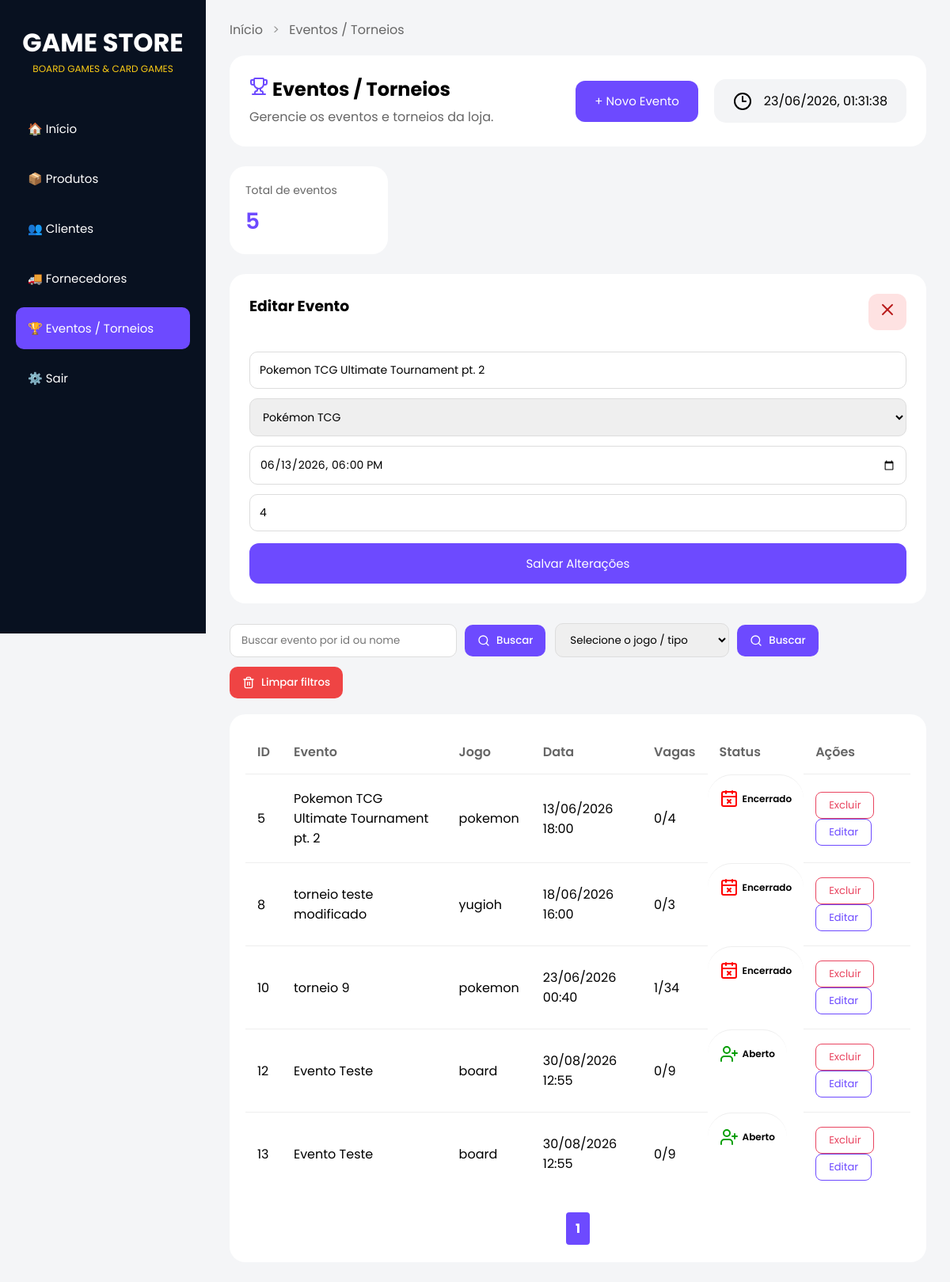
/eventos/editar/5 (signed in), run on the app's committed database.
### tables this page shows
CREATE TABLE eventos (
            id INTEGER PRIMARY KEY AUTOINCREMENT,
            nome TEXT NOT NULL,
            jogo TEXT NOT NULL,
            data TEXT NOT NULL,
            vagas INTEGER NOT NULL
        );

### routes.py (the view)
@app.route("/eventos/editar/<int:id>", methods=["GET"])
@login_required
def mostrar_edicao(id):
    evento = buscar_evento(id)
    eventos = carregar_eventos()
    dados = paginar(eventos, 5)
    return render_template(
        "eventos.html",
        eventos=dados["itens"],
        pagina=dados["pagina"],
        total_paginas=dados["total_paginas"],
        total_eventos=len(eventos),
        evento_edicao=evento,
        modo="editar",
        em_busca=False
)

### database.py (called while the page is built)
def conectar():
    return sqlite3.connect(CAMINHO_BANCO)

### modules/eventos.py (called while the page is built)
def adicionar_status_eventos(lista):
    eventos_com_status = []
    for evento in lista:
        vagas = vagas_disponiveis(evento[0])
        status = obter_status_evento(
            evento[3],
            vagas
        )
        vagasOcupadas = evento[4] - vagas
        evento = list(evento)
        evento[3] = formatar_data(evento[3])
        evento.append(vagasOcupadas)
        evento.append(status)
        eventos_com_status.append(evento)
    return eventos_com_status

def carregar_eventos():
    lista = listar_eventos()
    return adicionar_status_eventos(lista)

def listar_eventos():
    conn = conectar()
    cursor = conn.cursor()
    cursor.execute("SELECT * FROM eventos") # seleciona tudo da tabela eventos
    eventos = cursor.fetchall()
    conn.close()
    return eventos # retorna tudo q selecionamos com o fetchall

def buscar_evento(id): # Receber um id ↓ SELECT * FROM eventos WHERE id = ? ↓ fetchone()↓ return evento
    conn = conectar()
    cursor = conn.cursor()
    cursor.execute("""SELECT * FROM eventos
                      WHERE id = ?""",(id,))
    evento = cursor.fetchone()
    conn.close()
    return evento

def obter_status_evento(data_evento, vagas_disponiveis):
    data_evento = datetime.strptime( data_evento, "%Y-%m-%dT%H:%M" ) #tranforma de: "2026-06-13T18:00" para:  (2026, 6, 13, 18, 0)
    agora = datetime.now() #hora de agr no msm formato de cima
    if data_evento < agora:
        return "Encerrado"
    elif vagas_disponiveis <= 0:
        return "Lotado"
    else:
        return "Aberto"

### modules/inscricoes.py (called while the page is built)
def contar_inscricoes(id_evento): #Verifica para editar evento
    conn = conectar()
    cursor = conn.cursor()
    cursor.execute("""
        SELECT COUNT(*)
        FROM inscricoes
        WHERE  id_evento = ?""", (id_evento,))
    quantidade = cursor.fetchone()[0]
    conn.commit()
    conn.close()
    return quantidade

def buscar_vagas_evento(id_evento): # Para o load
    conn = conectar()
    cursor = conn.cursor()
    cursor.execute("""
        SELECT vagas
        FROM eventos
        WHERE  id = ?""", (id_evento,))
    vagas = cursor.fetchone()[0]
    conn.commit()
    conn.close()
    return vagas

def vagas_disponiveis(id_evento): #multiuso
    vagas_totais = buscar_vagas_evento(id_evento)
    inscritos = contar_inscricoes(id_evento)
    vagas_disponiveis = vagas_totais - inscritos
    return vagas_disponiveis

### templates/eventos.html (shortened to what this page needs)
<!doctype html>
<html lang="pt-BR">
<head>
  <link rel="stylesheet" href="{{ url_for('static', filename='eventos.css') }}" />
</head>
<body>
  <div class="sidebar">
    <div class="logo">
      <h1>GAME STORE</h1>
      <p>BOARD GAMES & CARD GAMES</p>
    </div>
    <div class="menu">
      <a href="/">🏠 Início</a>
      <a href="/produtos">📦 Produtos</a>
      <a href="/clientes">👥 Clientes</a>
      <a href="/fornecedores">🚚 Fornecedores</a>
      <a href="/eventos" class="active">🏆 Eventos / Torneios</a>
      <a href="#">⚙️ Sair</a>
    </div>
  </div>
  <main class="main">
    <div class="breadcrumb">
      <a href="/">Início</a>
      <span>></span>
      <a href="/eventos">Eventos / Torneios</a>
    </div>
    <section class="topo">
      <div class="titulo-subt">
        <h1><i data-lucide="trophy" class="lucide-trophy"></i> Eventos / Torneios</h1>
        <p>Gerencie os eventos e torneios da loja.</p>
      </div>
      <div class="botoes-titulo">
        <button class="new-event" onclick="toggleFormulario()">+ Novo Evento</button>
      </div>
      <div class="data">
        <i data-lucide="clock-3"></i>
        <time id="data-hora" class="data-textos"></time>
      </div>
    </section>
    <div class="card-resumo">
      <div class="resumo-item">
        <span class="resumo-label">Total de eventos</span>
        <strong class="resumo-valor">{{ total_eventos }}</strong>
      </div>
    </div>
    <div class="card-form" id="formEvento" {% if modo=="criar" %} style="display:none;" {% endif %}>
      {% if modo == "criar" %}
      <div class="titulo-form">
        <h3>Novo Evento</h3><a href="/eventos"><button class="btn-cancelar"><i data-lucide="x"></i></button></a>
      </div>
      <form action="/eventos/criar" method="POST">
        <input type="text" name="nome" placeholder="Nome do evento" required />
        <select name="jogo" required>
          <option value="" disabled selected>Selecione o jogo / tipo</option>
          <option value="pokemon">Pokémon TCG</option>
          <option value="magic">Magic: The Gathering</option>
          <option value="yugioh">Yu-Gi-Oh!</option>
          <option value="board">Board Game</option>
        </select>
        <input type="datetime-local" name="data" required />
        <input type="number" name="vagas" min="1" placeholder="Quantidade de vagas" required />
        <button type="submit" class="enviar">Cadastrar</button>
      </form>
      {% elif modo == "editar" %}
      <div class="titulo-form">
        <h3>Editar Evento</h3><a href="/eventos"><button class="btn-cancelar"><i data-lucide="x"></i></button></a>
      </div>
      <form action="/eventos/atualizar/{{ evento_edicao[0] }}" method="POST">
        <input type="text" name="nome" value="{{ evento_edicao[1] }}" required />
        <select name="jogo" required>
          <option value="pokemon" {% if evento_edicao[2]=="pokemon" %}selected{% endif %}>Pokémon TCG</option>
        </select>
        <input type="datetime-local" name="data" value="{{ evento_edicao[3] }}" required />
        <input type="number" name="vagas" min="1" value="{{ evento_edicao[4] }}" required />
        <button type="submit" class="enviar">Salvar Alterações</button>
      </form>
      {% endif %}
    </div>
    <div class="filtros">
      <form action="/eventos/busca" method="POST" class="form-busca">
        <input type="text" name="busca" placeholder="Buscar evento por id ou nome" required>
        <button type="submit" class="btn-filter"><i data-lucide="search" class="lucide-btn"></i> Buscar</button>
      </form>
      <form action="/eventos/busca-tipo" method="POST" class="form-busca">
        <select name="tipo" class="tipos-select" required>
          <option value="" disabled selected>Selecione o jogo / tipo</option>
        </select>
        <button type="submit" class="btn-filter"><i data-lucide="search" class="lucide-btn"></i> Buscar</button>
      </form>
      <form class="form-nofiltros" action="/eventos">
        <button type="submit" class="btn-clear"><i data-lucide="trash-2" class="lucide-btn"></i> Limpar filtros</button>
      </form>
    </div>
    <div class="card-tabela">
      <table class="tabela-eventos">
        <thead>
          <tr>
            <th>ID</th>
            <th>Evento</th>
            <th>Jogo</th>
            <th>Data</th>
            <th>Vagas</th>
            <th>Status</th>
            <th>Ações</th>
          </tr>
        </thead>
        <tbody>
          {% if eventos %}
          {% for evento in eventos %}
          <tr>
            <td>{{ evento[0] }}</td>
            <td>{{ evento[1] }}</td>
            <td>{{ evento[2] }}</td>
            <td>{{ evento[3] }}</td>
            <td>{{ evento[5] }}/{{ evento[4] }}</td>
            {% if evento[6] == "Encerrado" %}
            <td class="status"><i data-lucide="calendar-x" class="lucide-status" id="calendar-x"></i> {{ evento[6] }}
            </td>
            {% elif evento[6] == "Lotado" %}
            <td class="status"><i data-lucide="user-round-x" class="lucide-status" id="user-round-x"></i> {{ evento[6]
              }}</td>
            {% else %}
            <td class="status"><i data-lucide="user-plus" class="lucide-status" id="user-plus"></i> {{ evento[6] }}</td>
            {% endif %}
            <td>
              <form action="/eventos/excluir/{{ evento[0] }}" method="POST" style="display:inline;">
                <button type="submit" class="btn-excluir">Excluir</button>
              </form>
              <form action="/eventos/editar/{{ evento[0] }}" method="GET" style="display:inline;">
                <button type="submit" class="btn-editar">Editar</button>
              </form>
            </td>
          </tr>
          {% endfor %}
          {% else %}
          <tr>
            <td colspan="8">Nenhum evento encontrado</td>
          </tr>
          {% endif %}
        </tbody>
      </table>
      {% if not em_busca %}
      <div class="paginacao">
        {% for p in range(1, total_paginas + 1) %}
        <a href="?pagina={{ p }}" {% if p==pagina %}class="ativo" {% endif %}>
          {{ p }}
        </a>
        {% endfor %}
      </div>
      {% endif %}
    </div>
  </main>
</body>
</html>

### data on the page
eventos: nome "Pokemon TCG Ultimate Tournament pt. 2", jogo "Pokémon TCG", data "06/13/2026 18:00", vagas "4", id "5", jogo "pokemon", data "13/06/2026 18:00", evento "0", evento "Encerrado"
eventos: id "8", nome "torneio teste modificado", jogo "yugioh", data "18/06/2026 16:00", evento "0", vagas "3", evento "Encerrado"
eventos: id "10", nome "torneio 9", jogo "pokemon", data "23/06/2026 00:40", evento "1", vagas "34", evento "Encerrado"
eventos: id "12", nome "Evento Teste", jogo "board", data "30/08/2026 12:55", evento "0", vagas "9", evento "Aberto"
eventos: id "13", nome "Evento Teste", jogo "board", data "30/08/2026 12:55", evento "0", vagas "9", evento "Aberto"

### other printed values
{{ total_eventos }} "5"
{{ p }} "1"
